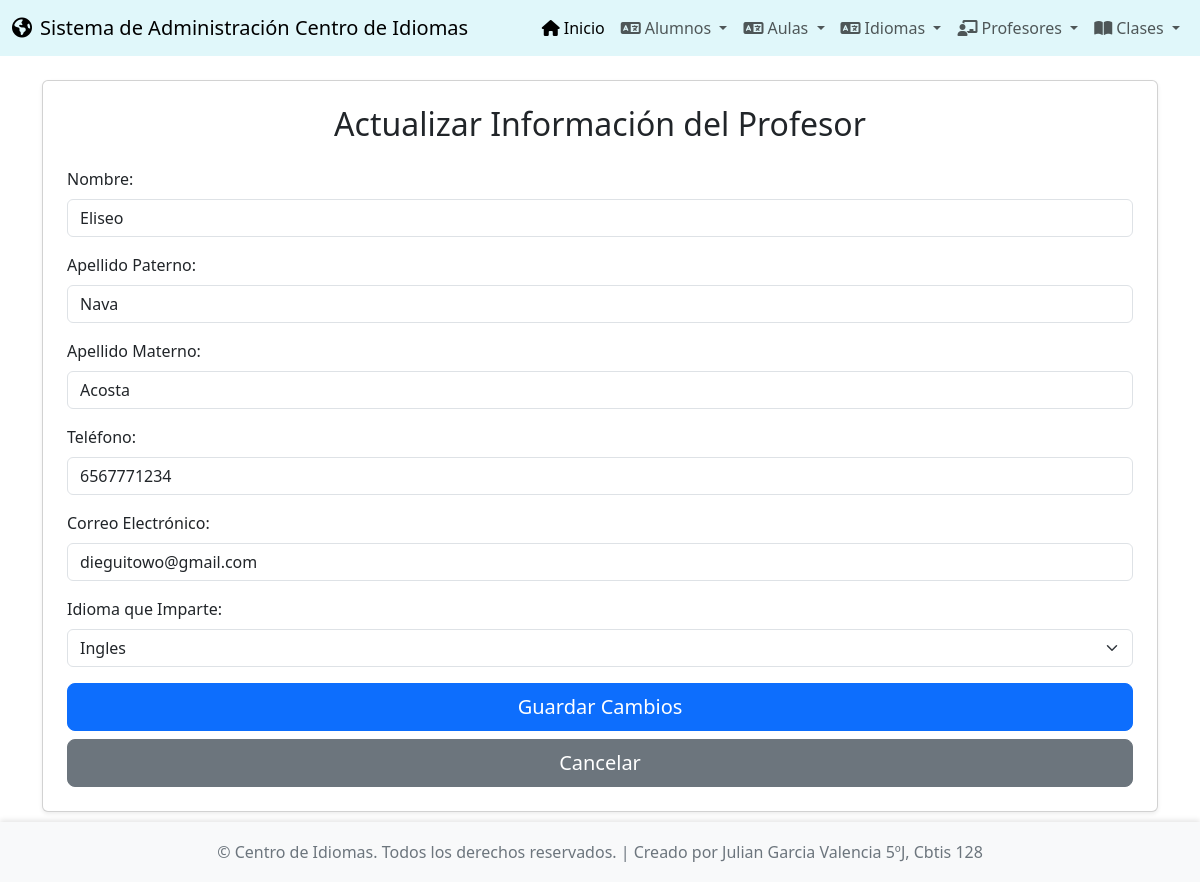
Page /profesores/actualizar/3/ on the committed database.
### app_Centro_Idiomas/models.py (models this page shows, shortened)
class Profesor(models.Model):
    nombre = models.CharField(max_length=100)
    ap_paterno = models.CharField(max_length=100)
    ap_materno = models.CharField(max_length=100, blank=True, null=True)
    telefono = models.CharField(max_length=15, blank=True, null=True)
    correo = models.EmailField(unique=True)
    id_idioma = models.ForeignKey(Idioma, on_delete=models.CASCADE, related_name="profesores")

class Idioma(models.Model):
    nombre = models.CharField(max_length=50, unique=True)
    nivel = models.CharField(max_length=50)
    region = models.CharField(max_length=100, blank=True, null=True)
    descripcion = models.TextField(blank=True, null=True)
    codigo = models.CharField(max_length=10, unique=True)
    bandera_img = models.ImageField(upload_to='banderas/', blank=True, null=True)

### app_Centro_Idiomas/views.py (the view)
# urls.py: path('profesores/actualizar/<int:pk>/', views.actualizar_profesor, name='actualizar_profesor'),
def actualizar_profesor(request, pk):
    profesor = get_object_or_404(Profesor, pk=pk)
    idiomas = Idioma.objects.all()
    return render(request, 'profesores/actualizar_profesor.html', {'profesor': profesor, 'idiomas': idiomas})

### app_Centro_Idiomas/templates/profesores/actualizar_profesor.html (shortened to what this page needs)
{% extends 'base.html' %}
{% block content %}
<div class="card shadow-sm p-4">
    <h2 class="mb-4 text-center">Actualizar Información del Profesor</h2>
    <form method="post" action="{% url 'realizar_actualizacion_profesor' profesor.pk %}">
        <div class="mb-3">
            <label for="nombre" class="form-label">Nombre:</label>
            <input type="text" class="form-control" id="nombre" name="nombre" value="{{ profesor.nombre }}" required>
        </div>
        <div class="mb-3">
            <label for="ap_paterno" class="form-label">Apellido Paterno:</label>
            <input type="text" class="form-control" id="ap_paterno" name="ap_paterno" value="{{ profesor.ap_paterno }}" required>
        </div>
        <div class="mb-3">
            <label for="ap_materno" class="form-label">Apellido Materno:</label>
            <input type="text" class="form-control" id="ap_materno" name="ap_materno" value="{{ profesor.ap_materno|default_if_none:'' }}">
        </div>
        <div class="mb-3">
            <label for="telefono" class="form-label">Teléfono:</label>
            <input type="text" class="form-control" id="telefono" name="telefono" value="{{ profesor.telefono|default_if_none:'' }}">
        </div>
        <div class="mb-3">
            <label for="correo" class="form-label">Correo Electrónico:</label>
            <input type="email" class="form-control" id="correo" name="correo" value="{{ profesor.correo }}" required>
        </div>
        <div class="mb-3">
            <label for="id_idioma" class="form-label">Idioma que Imparte:</label>
            <select class="form-select" id="id_idioma" name="id_idioma" required>
                {% for idioma in idiomas %}
                    <option value="{{ idioma.pk }}" {% if idioma == profesor.id_idioma %}selected{% endif %}>
                        {{ idioma.nombre }}
                    </option>
                {% endfor %}
            </select>
        </div>
        <div class="d-grid gap-2">
            <button type="submit" class="btn btn-primary btn-lg">Guardar Cambios</button>
            <a href="{% url 'ver_profesores' %}" class="btn btn-secondary btn-lg">Cancelar</a>
        </div>
    </form>
</div>
{% endblock %}

### app_Centro_Idiomas/templates/base.html (style rules this page uses)
body { display: flex; flex-direction: column; min-height: 100vh; }

### rows in the picture
Profesor: nombre "Eliseo", ap_paterno "Nava", ap_materno "Acosta", telefono "6567771234", correo "dieguitowo@gmail.com", id_idioma "Ingles"
